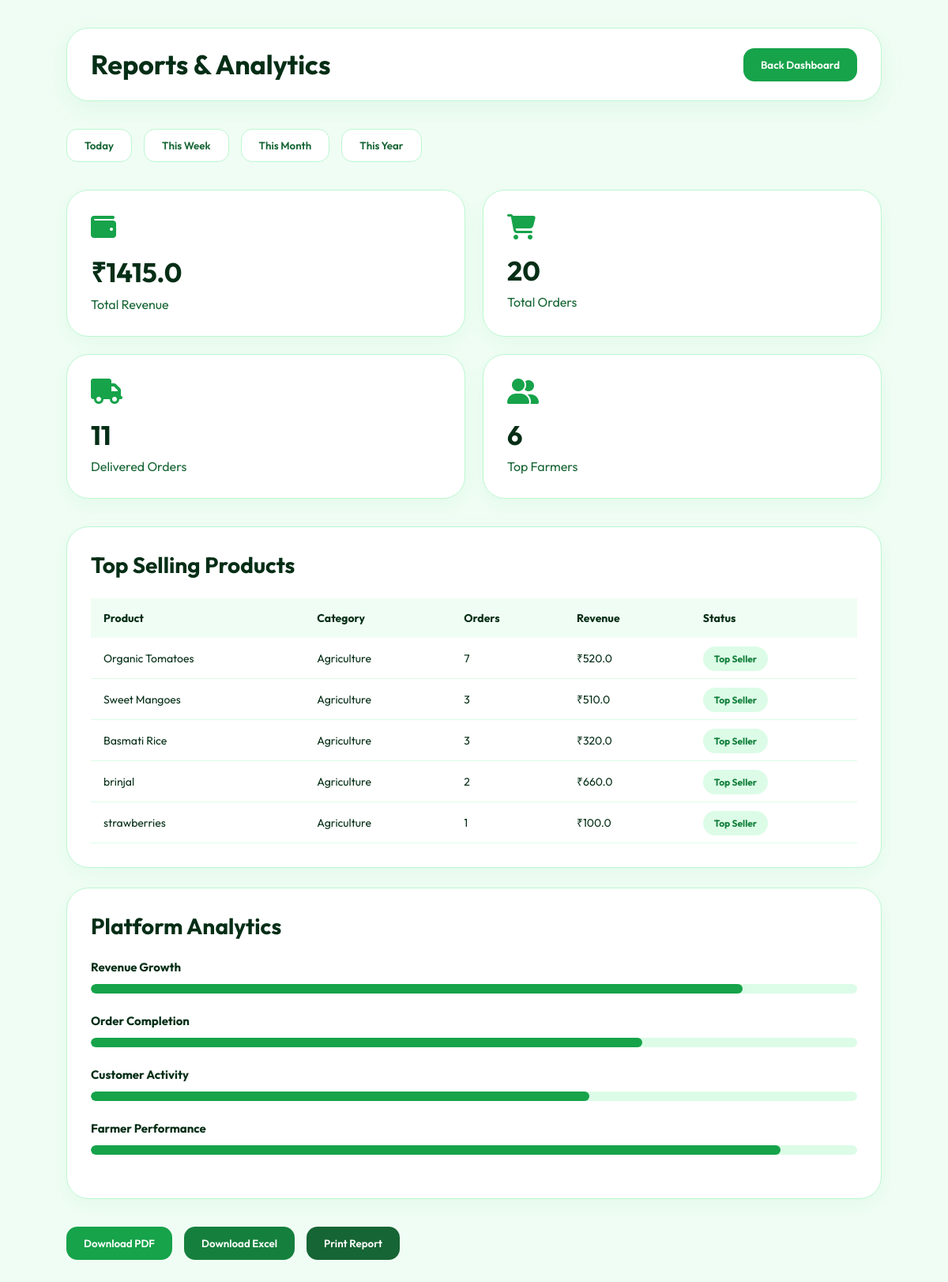
The app's page /reports.html with its own data.
### tables this page shows
CREATE TABLE orders (

            id INTEGER PRIMARY KEY AUTOINCREMENT,

            buyer_id INTEGER,

            product_name TEXT NOT NULL,

            quantity INTEGER NOT NULL,

            total_price REAL NOT NULL,

            payment_method TEXT NOT NULL,

            status TEXT DEFAULT 'Paid',

            order_date TIMESTAMP DEFAULT CURRENT_TIMESTAMP

        , estimated_date TEXT, estimated_time TEXT, farmer_id INTEGER);

### app.py (the view)
@app.route("/reports.html")
def reports():
    conn = get_db_connection()
    total_revenue = conn.execute(
        """
        SELECT COALESCE(SUM(total_price),0) as revenue
        FROM orders
        WHERE status IN ('Delivered','Completed')
        """
    ).fetchone()["revenue"]
    total_orders = conn.execute(
        """
        SELECT COUNT(*) as total
        FROM orders
        """
    ).fetchone()["total"]
    delivered_orders = conn.execute(
        """
        SELECT COUNT(*) as total
        FROM orders
        WHERE status IN ('Delivered','Completed')
        """
    ).fetchone()["total"]
    total_farmers = conn.execute(
        """
        SELECT COUNT(*) as total
        FROM users
        WHERE role='farmer'
        """
    ).fetchone()["total"]
    top_products = conn.execute(
    """
    SELECT
        product_name,
        COUNT(*) as orders_count,
        COALESCE(SUM(total_price),0) as revenue
    FROM orders
    GROUP BY product_name
    ORDER BY orders_count DESC
    LIMIT 5
    """
).fetchall()
    conn.close()
    return render_template(
    "reports.html",
    total_revenue=total_revenue,
    total_orders=total_orders,
    delivered_orders=delivered_orders,
    total_farmers=total_farmers,
    top_products=top_products
)

### db.py (called while the page is built)
def get_db_connection():
    conn = sqlite3.connect("database.db")
    conn.row_factory = sqlite3.Row
    return conn

### templates/reports.html (shortened to what this page needs)
<!DOCTYPE html>
<html lang="en">
<head>
<link rel="stylesheet"
href="https://cdnjs.cloudflare.com/ajax/libs/font-awesome/6.5.1/css/all.min.css"/>
</head>
<body>
<div class="topbar">
    <h1>Reports & Analytics</h1>
    <div class="top-actions">
        <button class="top-btn"
        onclick="window.location.href='admin-dashboard.html'">
            Back Dashboard
        </button>
    </div>
</div>
<div class="filters">
    <button class="filter-btn"
    onclick="loadToday()">
        Today
    </button>
    <button class="filter-btn"
    onclick="loadWeek()">
        This Week
    </button>
    <button class="filter-btn"
    onclick="loadMonth()">
        This Month
    </button>
    <button class="filter-btn"
    onclick="loadYear()">
        This Year
    </button>
</div>
<div class="stats">
    <div class="stat-card">
        <i class="fa-solid fa-wallet"></i>
<h2>₹{{ total_revenue }}</h2>
        <p>Total Revenue</p>
    </div>
    <div class="stat-card">
        <i class="fa-solid fa-cart-shopping"></i>
        <h2>{{ total_orders }}</h2>
        <p>Total Orders</p>
    </div>
    <div class="stat-card">
        <i class="fa-solid fa-truck"></i>
        <h2>{{ delivered_orders }}</h2>
        <p>Delivered Orders</p>
    </div>
    <div class="stat-card">
        <i class="fa-solid fa-user-group"></i>
        <h2>{{ total_farmers }}</h2>
        <p>Top Farmers</p>
    </div>
</div>
<div class="report-grid">
    <div class="table-box">
        <h2>Top Selling Products</h2>
        <table>
            <thead>
                <tr>
                    <th>Product</th>
                    <th>Category</th>
                    <th>Orders</th>
                    <th>Revenue</th>
                    <th>Status</th>
                </tr>
            </thead>
            <tbody>
                <tbody>
{% for product in top_products %}
<tr>
    <td>{{ product.product_name }}</td>
    <td>Agriculture</td>
    <td>{{ product.orders_count }}</td>
    <td>₹{{ product.revenue }}</td>
    <td>
        <span class="badge green">
            Top Seller
        </span>
    </td>
</tr>
{% endfor %}
</tbody>
        </table>
    </div>
    <div class="analytics-box">
        <h2>Platform Analytics</h2>
        <div class="analytics-item">
            <h4>Revenue Growth</h4>
            <div class="progress">
                <div class="progress-bar revenue">
                </div>
            </div>
        </div>
        <div class="analytics-item">
            <h4>Order Completion</h4>
            <div class="progress">
                <div class="progress-bar orders">
                </div>
            </div>
        </div>
        <div class="analytics-item">
            <h4>Customer Activity</h4>
            <div class="progress">
                <div class="progress-bar customers">
                </div>
            </div>
        </div>
        <div class="analytics-item">
            <h4>Farmer Performance</h4>
            <div class="progress">
                <div class="progress-bar farmers">
                </div>
            </div>
        </div>
    </div>
</div>
<div class="downloads">
    <button class="download-btn pdf"
    onclick="downloadPDF()">
        Download PDF
    </button>
    <button class="download-btn excel"
    onclick="downloadExcel()">
        Download Excel
    </button>
    <button class="download-btn print"
    onclick="printReport()">
        Print Report
    </button>
</div>
</body>
</html>

### templates/reports.html (style rules this page uses)
* { margin:0; padding:0; box-sizing:border-box; font-family:'Outfit',sans-serif; }
body { background:#f0fdf4; padding:35px 7%; color:#052e16; }
.topbar { background:white; padding:24px 30px; border-radius:28px; display:flex; justify-content:space-between; align-items:center; margin-bottom:35px; border:1px solid #bbf7d0; box-shadow: 0 10px 30px rgba(34,197,94,0.08); }
.topbar h1 { font-size:34px; font-weight:700; }
.top-actions { display:flex; gap:15px; }
.top-btn { border:none; padding:13px 22px; border-radius:14px; background:#16a34a; color:white; font-weight:600; cursor:pointer; transition:0.3s; }
.filters { display:flex; gap:15px; margin-bottom:35px; flex-wrap:wrap; }
.filter-btn { border:none; padding:12px 22px; border-radius:14px; background:white; border:1px solid #bbf7d0; font-weight:600; cursor:pointer; transition:0.3s; color:#166534; }
.stats { display:grid; grid-template-columns:repeat(4,1fr); gap:22px; margin-bottom:35px; }
.stat-card { background:white; padding:30px; border-radius:28px; border:1px solid #bbf7d0; box-shadow: 0 8px 24px rgba(34,197,94,0.06); transition:0.3s; }
.stat-card i { font-size:32px; color:#16a34a; margin-bottom:18px; }
.stat-card h2 { font-size:34px; margin-bottom:8px; }
.stat-card p { color:#166534; }
.report-grid { display:grid; grid-template-columns:2fr 1fr; gap:25px; margin-bottom:35px; }
.table-box, .analytics-box { background:white; padding:30px; border-radius:28px; border:1px solid #bbf7d0; box-shadow: 0 8px 24px rgba(34,197,94,0.06); }
.table-box h2, .analytics-box h2 { margin-bottom:25px; font-size:28px; }
table { width:100%; border-collapse:collapse; }
th { background:#f0fdf4; padding:16px; text-align:left; font-size:14px; }
td { padding:16px; border-bottom:1px solid #dcfce7; font-size:14px; }
.badge { padding:8px 14px; border-radius:20px; font-size:12px; font-weight:700; }
.green { background:#dcfce7; color:#15803d; }
.analytics-item { margin-bottom:25px; }
.analytics-item h4 { margin-bottom:12px; font-size:15px; }
.progress { width:100%; height:12px; background:#dcfce7; border-radius:20px; overflow:hidden; }
.progress-bar { height:100%; border-radius:20px; background:#16a34a; }
.revenue { width:85%; }
.orders { width:72%; }
.customers { width:65%; }
.farmers { width:90%; }
.downloads { display:flex; gap:15px; flex-wrap:wrap; }
.download-btn { border:none; padding:13px 22px; border-radius:14px; color:white; font-weight:600; cursor:pointer; transition:0.3s; }
.pdf { background:#16a34a; }
.excel { background:#15803d; }
.print { background:#166534; }
@media (max-width:1200px) { .stats { grid-template-columns:repeat(2,1fr); } }
@media (max-width:1200px) { .report-grid { grid-template-columns:1fr; } }

### records on screen
orders: product_name "strawberries", orders_count "1", revenue "100.0"

### other values on screen
{{ total_revenue }} "1415.0"
{{ total_orders }} "20"
{{ delivered_orders }} "11"
{{ total_farmers }} "6"
{{ product.product_name }} "Organic Tomatoes" "Sweet Mangoes" "Basmati Rice" "brinjal"
{{ product.orders_count }} "7" "3" "3" "2"
{{ product.revenue }} "520.0" "510.0" "320.0" "660.0"
